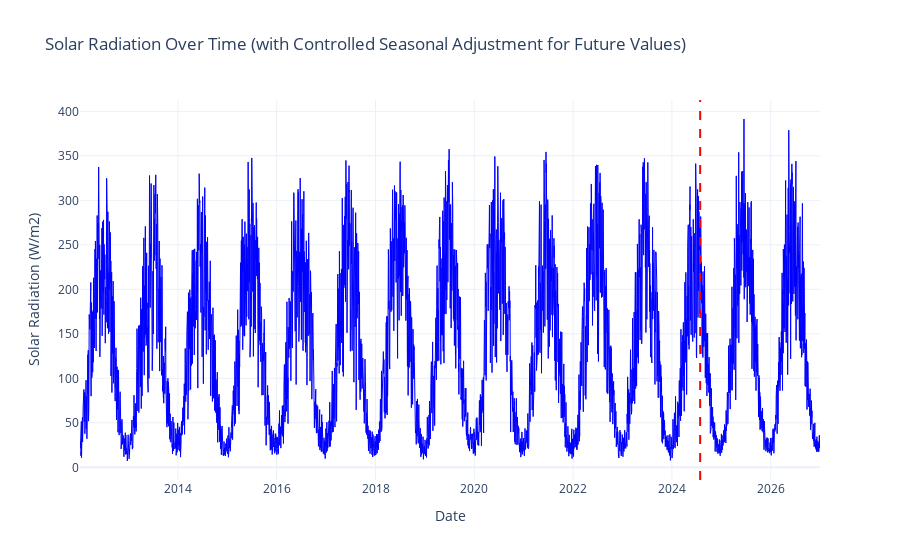

Here is the notebook cell this chart was saved with:
### Code cell
import plotly.graph_objs as go
import numpy as np
import pandas as pd
import os

# Global configuration
TARGET_COLUMN = "Solar_radiation (W/m2)"
TOTAL_PREDICTION_LENGTH = 730

# Load and prepare data


def load_and_prepare_data(file_path):
    df = pd.read_csv(file_path)
    df.sort_values('Date', inplace=True)
    df['Date'] = pd.to_datetime(df['Date'])
    return df

# Calculate mean solar radiation per day with monthly seasonality


def calculate_daily_means_with_seasonality(df):
    df['Day'] = df['Date'].dt.day
    df['Month'] = df['Date'].dt.month
    daily_means = df.groupby(['Month', 'Day'])[
        TARGET_COLUMN].mean().reset_index()

    # Add sinusoidal seasonal variation based on month
    daily_means['Seasonal_Adjustment'] = np.sin(
        2 * np.pi * (daily_means['Month'] - 1) / 12) * 0.1
    daily_means['Adjusted_Solar_Radiation'] = daily_means[TARGET_COLUMN] * \
        (1 + daily_means['Seasonal_Adjustment'])
    return daily_means

# Generate future data with minimal variability and a fixed random seed


def generate_future_data(daily_means, start_date, end_date, seed=42):
    # Set seed for reproducibility
    np.random.seed(seed)

    future_dates = pd.date_range(start=start_date, end=end_date)
    future_df = pd.DataFrame({'Date': future_dates})
    future_df['Month'] = future_df['Date'].dt.month
    future_df['Day'] = future_df['Date'].dt.day

    # Merge future dates with daily means
    future_df = future_df.merge(daily_means[['Month', 'Day', 'Adjusted_Solar_Radiation']], on=[
                                'Month', 'Day'], how='left')

    # Add small random noise to future data
    noise_level = 0.2  # 20% of the value
    future_df['Solar_radiation'] = future_df['Adjusted_Solar_Radiation'] * \
        (1 + np.random.normal(0, noise_level, size=len(future_df)))

    return future_df[['Date', 'Solar_radiation']]

# Plot the data


def plot_data(original_df, future_df):
    # Ensure future data column matches TARGET_COLUMN
    future_df.rename(columns={'Solar_radiation': TARGET_COLUMN}, inplace=True)

    # Combine the original and future datasets
    combined_df = pd.concat(
        [original_df[['Date', TARGET_COLUMN]], future_df], ignore_index=True)

    # Create the Plotly plot
    fig = go.Figure()

    # Add original data
    fig.add_trace(go.Scatter(
        x=combined_df['Date'], y=combined_df[TARGET_COLUMN],
        mode='lines', name=TARGET_COLUMN,
        line=dict(color='blue', width=1)
    ))

    # Add vertical line indicating the end of the original data
    original_end_date = original_df['Date'].max()
    fig.add_vline(x=original_end_date, line=dict(
        color='red', dash='dash'), name='End of Original Data')

    # Update layout
    fig.update_layout(
        title="Solar Radiation Over Time (with Controlled Seasonal Adjustment for Future Values)",
        xaxis_title="Date",
        yaxis_title="Solar Radiation (W/m2)",
        legend=dict(yanchor="top", y=0.99, xanchor="left", x=0.01),
        template='plotly_white'
    )

    fig.show()


# Load the original data
# Replace with your actual path
df = load_and_prepare_data(
    '/Users/skyfano/Documents/Masterarbeit/Prediction_of_energy_prices/data/Final_data/final_data_july.csv')

# Calculate daily means with seasonality
daily_means = calculate_daily_means_with_seasonality(df)

# Generate future data with minimal variability
future_df = generate_future_data(
    daily_means, start_date='2024-07-29', end_date='2026-12-31')

# Plot the combined data
plot_data(df, future_df)

### Figure 1 — Plotly figure (JSON) as saved in the notebook; plotly's stock layout.template omitted (floating-point values rounded to 4 significant figures; data arrays with more than 128 entries replaced by an {"elided": "..."} marker saying what was removed)
{"data": [{"line": {"color": "blue", "width": 1}, "mode": "lines", "name": "Solar_radiation (W/m2)", "type": "scatter", "x": {"elided": "5472 str values"}, "y": {"elided": "5472 float values"}}], "layout": {"legend": {"x": 0.01, "xanchor": "left", "y": 0.99, "yanchor": "top"}, "shapes": [{"line": {"color": "red", "dash": "dash"}, "name": "End of Original Data", "type": "line", "x0": "2024-07-28T00:00:00", "x1": "2024-07-28T00:00:00", "xref": "x", "y0": 0, "y1": 1, "yref": "y domain"}], "title": {"text": "Solar Radiation Over Time (with Controlled Seasonal Adjustment for Future Values)"}, "xaxis": {"title": {"text": "Date"}}, "yaxis": {"title": {"text": "Solar Radiation (W/m2)"}}}}
